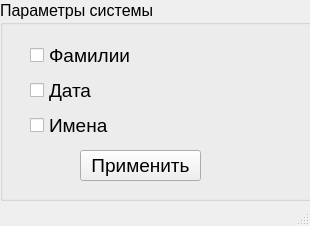
<?xml version="1.0" encoding="UTF-8"?>
<ui version="4.0">
 <class>MainWindow</class>
 <widget class="QMainWindow" name="MainWindow">
  <property name="geometry">
   <rect>
    <x>0</x>
    <y>0</y>
    <width>310</width>
    <height>226</height>
   </rect>
  </property>
  <property name="windowTitle">
   <string>MainWindow</string>
  </property>
  <widget class="QWidget" name="centralwidget">
   <widget class="QGroupBox" name="groupBox">
    <property name="geometry">
     <rect>
      <x>0</x>
      <y>0</y>
      <width>361</width>
      <height>201</height>
     </rect>
    </property>
    <property name="font">
     <font>
      <pointsize>12</pointsize>
     </font>
    </property>
    <property name="title">
     <string>Параметры системы</string>
    </property>
    <widget class="QPushButton" name="pushButton">
     <property name="geometry">
      <rect>
       <x>80</x>
       <y>150</y>
       <width>121</width>
       <height>31</height>
      </rect>
     </property>
     <property name="font">
      <font>
       <pointsize>14</pointsize>
      </font>
     </property>
     <property name="text">
      <string>Применить</string>
     </property>
    </widget>
    <widget class="QWidget" name="layoutWidget">
     <property name="geometry">
      <rect>
       <x>30</x>
       <y>41</y>
       <width>181</width>
       <height>101</height>
      </rect>
     </property>
     <layout class="QVBoxLayout" name="verticalLayout">
      <item>
       <widget class="QCheckBox" name="checkBox">
        <property name="font">
         <font>
          <pointsize>14</pointsize>
         </font>
        </property>
        <property name="text">
         <string>Фамилии</string>
        </property>
       </widget>
      </item>
      <item>
       <widget class="QCheckBox" name="checkBox_2">
        <property name="font">
         <font>
          <pointsize>14</pointsize>
         </font>
        </property>
        <property name="text">
         <string>Дата</string>
        </property>
       </widget>
      </item>
      <item>
       <widget class="QCheckBox" name="checkBox_3">
        <property name="font">
         <font>
          <pointsize>14</pointsize>
         </font>
        </property>
        <property name="text">
         <string>Имена</string>
        </property>
       </widget>
      </item>
     </layout>
    </widget>
   </widget>
  </widget>
  <widget class="QMenuBar" name="menubar">
   <property name="geometry">
    <rect>
     <x>0</x>
     <y>0</y>
     <width>310</width>
     <height>21</height>
    </rect>
   </property>
  </widget>
  <widget class="QStatusBar" name="statusbar"/>
 </widget>
 <resources/>
 <connections/>
</ui>
